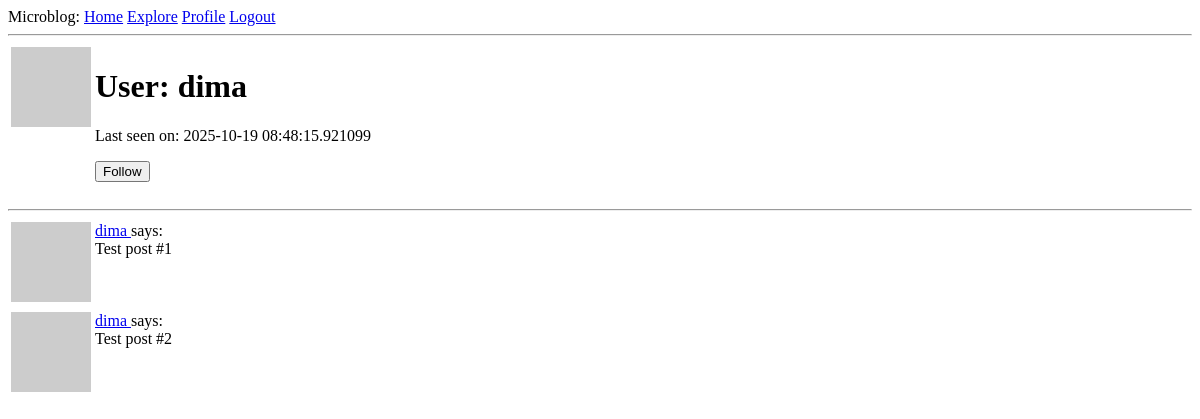
Page /user/dima (signed in) on the earlier database version.
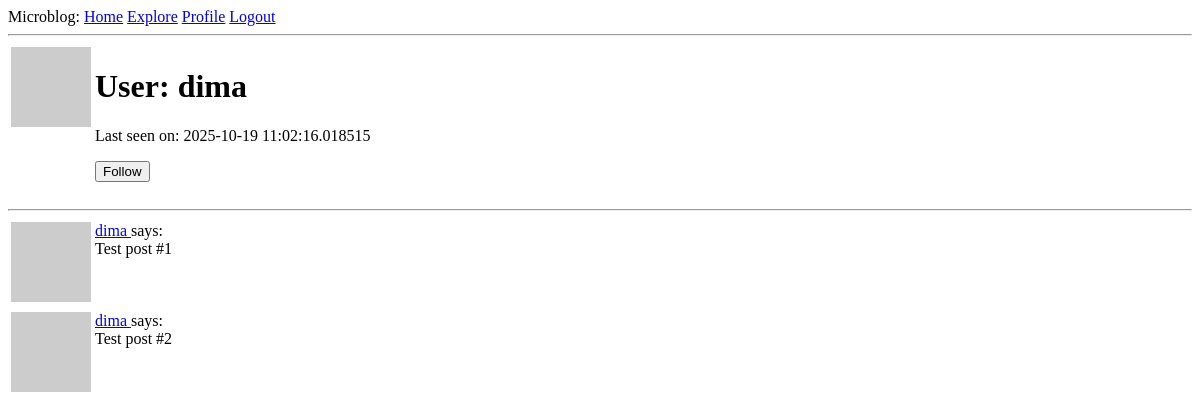
Same page on the later database version.
### app/models.py (models this page shows, shortened)
class User(UserMixin, db.Model):
    id: so.Mapped[int] = so.mapped_column(primary_key=True)
    username: so.Mapped[str] = so.mapped_column(sa.String(64), index=True,
                                                unique=True)
    email: so.Mapped[str] = so.mapped_column(sa.String(120), index=True,
                                             unique=True)
    password_hash: so.Mapped[Optional[str]] = so.mapped_column(sa.String(256))
    about_me: so.Mapped[Optional[str]] = so.mapped_column(sa.String(140))
    last_seen: so.Mapped[Optional[datetime]] = so.mapped_column(
        default=lambda: datetime.now(timezone.utc))
    posts: so.WriteOnlyMapped['Post'] = so.relationship(
        back_populates='author')
    following: so.WriteOnlyMapped['User'] = so.relationship(
        secondary=followers, primaryjoin=(followers.c.follower_id == id),
        secondaryjoin=(followers.c.followed_id == id),
        back_populates='followers'
    )
    followers: so.WriteOnlyMapped['User'] = so.relationship(
        secondary=followers, primaryjoin=(followers.c.followed_id == id),
        secondaryjoin=(followers.c.follower_id == id),
        back_populates='following'
        )
    def avatar(self, size):
        digest = md5(self.email.lower().encode('utf-8')).hexdigest()
        return f'https://www.gravatar.com/avatar/{digest}?d=identicon&s={size}'
    def is_following(self, user):
        query = self.following.select().where(User.id == user.id)
        return db.session.scalar(query) is not None

### app/routes.py (the view)
@app.route('/user/<username>')
@login_required
def user(username):
    user = db.first_or_404(sa.select(User).where(User.username == username))
    posts = [
        {'author': user, 'body': 'Test post #1'},
        {'author': user, 'body': 'Test post #2'}
    ]
    form = EmptyForm()
    return render_template('user.html', user=user, posts=posts, form=form)

### app/forms.py
class EmptyForm(FlaskForm):
    submit = SubmitField('Submit')

### app/models.py (called while the page is built)
@login.user_loader
def load_user(id):
    return db.session.get(User, int(id))

### app/routes.py (called while the page is built)
@app.before_request
def before_request():
    if current_user.is_authenticated:
        current_user.last_seen = datetime.now(timezone.utc)
        db.session.commit()

### app/templates/user.html (shortened to what this page needs)
{% extends "base.html" %}
{% block content %}
    <table>
        <tr valign="top">
            <td><img src="{{ user.avatar(128) }}"></td>
            <td>
                <h1>User: {{ user.username }}</h1>
                {% if user.last_seen %}<p>Last seen on: {{ user.last_seen }}</p>{% endif %}
                {% if user == current_user %}
                <p><a href="{{ url_for('edit_profile') }}">Edit your profile</a></p>
            {% elif not current_user.is_following(user) %}
                <p>
                    <form action="{{ url_for('follow', username=user.username) }}" method="post">
                        {{ form.submit(value='Follow') }}
                    </form>
                </p>
                {% endif %}
            </td>
        </tr>
    </table>
    <hr>
    {% for post in posts %}
        {% include '_post.html' %}
    {% endfor %}
{% endblock %}

### app/templates/_post.html
    <table>
        <tr valign="top">
            <td><img src="{{ post.author.avatar(36) }}"></td>
            <td>
                <a href="{{ url_for('user', username=post.author.username) }}">
                    {{ post.author.username }}
                </a>
                says:<br>{{ post.body }}
            </td>
        </tr>
    </table>

Differences in the rows shown:
changed User "dima": last_seen "2025-10-19 08:48:15.921099" → "2025-10-19 11:02:16.018515"
